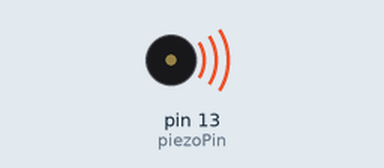
This sketch was run on a simulated Arduino Uno, built with avr-gcc and run on an emulated ATmega328P. Shown: buzzer (waves = sounding).

Above: at 0.1 s.
Timing chart, 0 to 1.6 s (numbered marks = the images above):
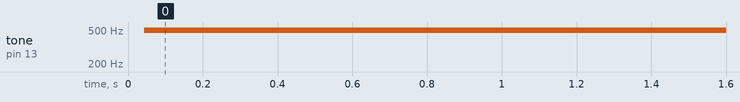

Measured:
- by itself, tone on pin 13 (piezoPin): silent → 498 Hz at 0.04 s

The sketch:

LeSonEtPlus.ino
```cpp
/*
Auteur :      Erik Bartmann
Nom :         Le son et plus encore
Version :     1.0
Références :  http://arduino.cc/en/Reference/PinMode
              http://arduino.cc/en/Reference/Constants
              http://arduino.cc/en/Reference/DigitalWrite
              http://arduino.cc/en/Reference/DelayMicroseconds
*/
#define piezoPin 13 // Élément piézoélectrique sur broche 13
#define DELAY 1000
void setup(){
  pinMode(piezoPin, OUTPUT);
}

void loop(){
  digitalWrite(piezoPin, HIGH); delayMicroseconds(DELAY);
  digitalWrite(piezoPin, LOW); delayMicroseconds(DELAY);
}
```
